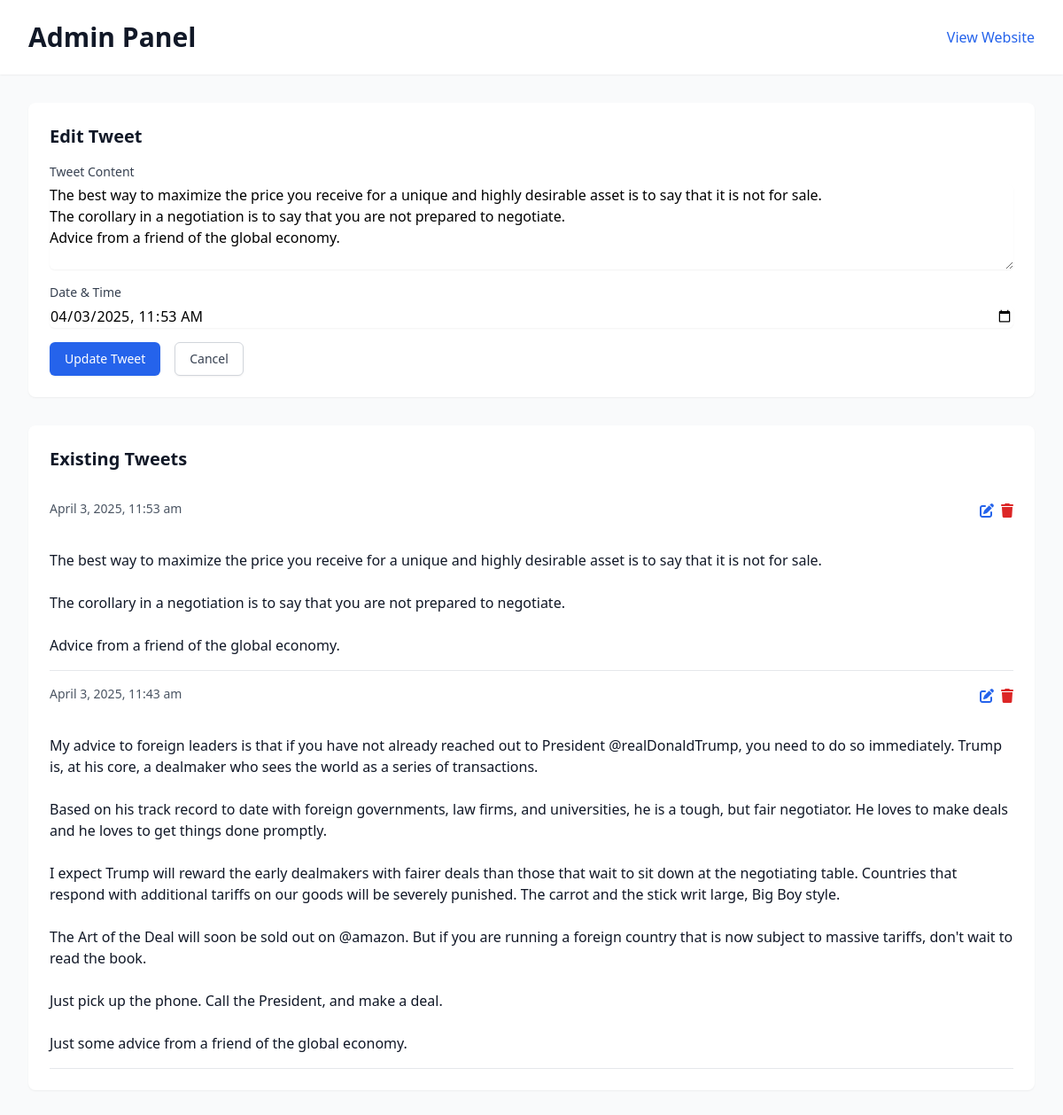
Screenshot of /admin.php?edit=1 with the database file from the repository.
### tables this page shows
CREATE TABLE tweets (
    id INTEGER PRIMARY KEY AUTOINCREMENT,
    content TEXT NOT NULL,
    created_at DATETIME NOT NULL,
    twitter_id TEXT UNIQUE,
    updated_at DATETIME DEFAULT CURRENT_TIMESTAMP
);

### public/admin.php (the view, shortened to what this page needs)
<?php
$dbPath = getenv('DATABASE_PATH') ?: __DIR__ . '/../database/tweets.db';
$db = new SQLite3($dbPath);
$editTweet = null;
if (isset($_GET['edit'])) {
    $stmt = $db->prepare('SELECT * FROM tweets WHERE id = :id');
    $stmt->bindValue(':id', $_GET['edit'], SQLITE3_INTEGER);
    $result = $stmt->execute();
    $editTweet = $result->fetchArray(SQLITE3_ASSOC);
}
?>
<!DOCTYPE html>
<html lang="en" class="h-full">
<head>
    <script src="https://cdn.tailwindcss.com"></script>
    <link rel="stylesheet" href="https://cdnjs.cloudflare.com/ajax/libs/font-awesome/6.0.0/css/all.min.css">
</head>
<body class="h-full bg-gray-50 dark:bg-gray-900" x-data="{ showDeleteConfirm: false, deleteId: null }">
    <div class="min-h-full">
        <header class="bg-white dark:bg-gray-800 shadow-sm">
            <div class="max-w-7xl mx-auto px-4 sm:px-6 lg:px-8 py-6">
                <div class="flex justify-between items-center">
                    <h1 class="text-3xl font-bold text-gray-900 dark:text-white">Admin Panel</h1>
                    <a href="/" class="text-blue-600 dark:text-blue-400 hover:underline">View Website</a>
                </div>
            </div>
        </header>
        <main class="max-w-7xl mx-auto px-4 sm:px-6 lg:px-8 py-8">
            <div class="bg-white dark:bg-gray-800 rounded-lg shadow-sm p-6 mb-8">
                <h2 class="text-xl font-semibold text-gray-900 dark:text-white mb-4">
                    <?php echo $editTweet ? 'Edit Tweet' : 'Add New Tweet'; ?>
                </h2>
                <form method="POST" class="space-y-4">
                    <div>
                        <label for="content" class="block text-sm font-medium text-gray-700 dark:text-gray-300">Tweet Content</label>
                        <textarea
                            id="content"
                            name="content"
                            rows="4"
                            class="mt-1 block w-full rounded-md border-gray-300 shadow-sm focus:border-blue-500 focus:ring-blue-500 dark:bg-gray-700 dark:border-gray-600 dark:text-white"
                            required
                        ><?php echo $editTweet ? htmlspecialchars($editTweet['content']) : ''; ?></textarea>
                    </div>
                    <div>
                        <label for="created_at" class="block text-sm font-medium text-gray-700 dark:text-gray-300">Date & Time</label>
                        <input
                            type="datetime-local"
                            id="created_at"
                            name="created_at"
                            value="<?php echo $editTweet ? date('Y-m-d\TH:i', strtotime($editTweet['created_at'])) : date('Y-m-d\TH:i'); ?>"
                            class="mt-1 block w-full rounded-md border-gray-300 shadow-sm focus:border-blue-500 focus:ring-blue-500 dark:bg-gray-700 dark:border-gray-600 dark:text-white"
                        >
                    </div>
                    <div class="flex space-x-4">
                        <button type="submit" class="inline-flex justify-center py-2 px-4 border border-transparent shadow-sm text-sm font-medium rounded-md text-white bg-blue-600 hover:bg-blue-700 focus:outline-none focus:ring-2 focus:ring-offset-2 focus:ring-blue-500">
                            <?php echo $editTweet ? 'Update Tweet' : 'Add Tweet'; ?>
                        </button>
                        <?php if ($editTweet): ?>
                            <a href="admin.php" class="inline-flex justify-center py-2 px-4 border border-gray-300 shadow-sm text-sm font-medium rounded-md text-gray-700 bg-white hover:bg-gray-50 focus:outline-none focus:ring-2 focus:ring-offset-2 focus:ring-blue-500">
                                Cancel
                            </a>
                        <?php endif; ?>
                    </div>
                </form>
            </div>
            <div class="bg-white dark:bg-gray-800 rounded-lg shadow-sm p-6">
                <h2 class="text-xl font-semibold text-gray-900 dark:text-white mb-4">Existing Tweets</h2>
                <?php
                $results = $db->query('SELECT * FROM tweets ORDER BY created_at DESC');
                while ($row = $results->fetchArray(SQLITE3_ASSOC)):
                ?>
                    <div class="border-b border-gray-200 dark:border-gray-700 py-4">
                        <div class="flex justify-between items-start mb-2">
                            <p class="text-gray-600 dark:text-gray-300 text-sm">
                                <?php echo date('F j, Y, g:i a', strtotime($row['created_at'])); ?>
                            </p>
                            <div class="flex space-x-2">
                                <a href="?edit=<?php echo $row['id']; ?>" class="text-blue-600 hover:text-blue-700">
                                    <i class="fas fa-edit"></i>
                                </a>
                                <button
                                    @click="showDeleteConfirm = true; deleteId = <?php echo $row['id']; ?>"
                                    class="text-red-600 hover:text-red-700">
                                    <i class="fas fa-trash"></i>
                                </button>
                            </div>
                        </div>
                        <p class="text-gray-900 dark:text-white whitespace-pre-line">
                            <?php echo nl2br(htmlspecialchars($row['content'])); ?>
                        </p>
                    </div>
                <?php endwhile; ?>
            </div>
        </main>
    </div>
</body>
</html>

### rows the page displays
tweets: content "The best way to maximize the price you receive for a unique and highly desirable asset is to say that it is not for sale. The corollary in a negotiation is to say that you are not prepared to negotiate. Advice from a friend of the global economy.", created_at "04/03/2025 11:53", created_at "April 3, 2025, 11:53 am"
tweets: created_at "April 3, 2025, 11:43 am", content "My advice to foreign leaders is that if you have not already reached out to President @realDonaldTrump, you need to do so immediately. Trump is, at his core, a dealmaker who sees the world as a series of transactions. Based on his track record to date with foreign governments, law firms, and universities, he is a tough, but fair negotiator. He loves to make deals and he loves to get things done promptly. I expect Trump will reward the early dealmakers with fairer deals than those that wait to sit down at the negotiating table. Countries that respond with additional tariffs on our goods will be severely punished. The carrot and the stick writ large, Big Boy style. The Art of the Deal will…"
